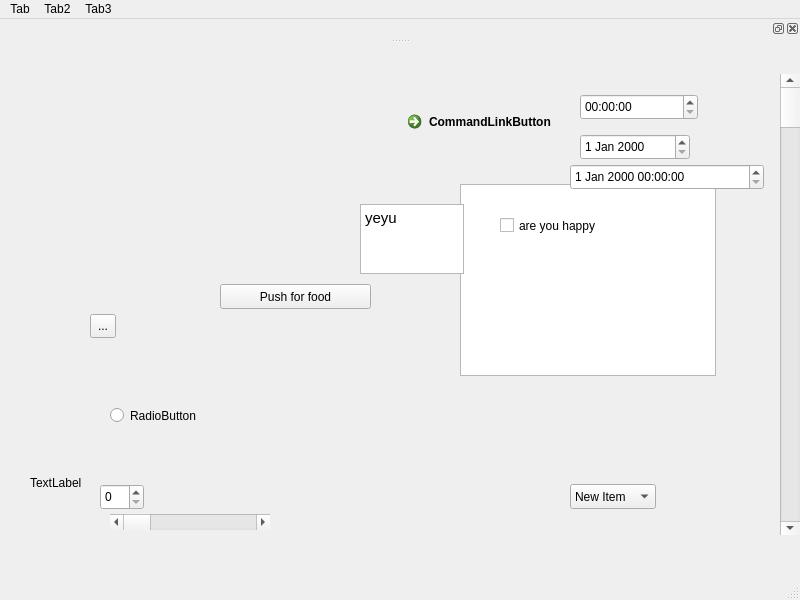
<?xml version="1.0" encoding="UTF-8"?>
<ui version="4.0">
 <class>MainWindow</class>
 <widget class="QMainWindow" name="MainWindow">
  <property name="geometry">
   <rect>
    <x>0</x>
    <y>0</y>
    <width>800</width>
    <height>600</height>
   </rect>
  </property>
  <property name="windowTitle">
   <string>MainWindow</string>
  </property>
  <widget class="QWidget" name="centralwidget">
   <widget class="QWidget" name="verticalLayoutWidget">
    <property name="geometry">
     <rect>
      <x>10</x>
      <y>20</y>
      <width>160</width>
      <height>80</height>
     </rect>
    </property>
    <layout class="QVBoxLayout" name="verticalLayout"/>
   </widget>
   <widget class="QWidget" name="horizontalLayoutWidget">
    <property name="geometry">
     <rect>
      <x>260</x>
      <y>300</y>
      <width>160</width>
      <height>80</height>
     </rect>
    </property>
    <layout class="QHBoxLayout" name="horizontalLayout"/>
   </widget>
   <widget class="QPushButton" name="pushButton">
    <property name="geometry">
     <rect>
      <x>220</x>
      <y>240</y>
      <width>151</width>
      <height>25</height>
     </rect>
    </property>
    <property name="text">
     <string>Push for food</string>
    </property>
   </widget>
   <widget class="QListView" name="listView">
    <property name="geometry">
     <rect>
      <x>460</x>
      <y>140</y>
      <width>256</width>
      <height>192</height>
     </rect>
    </property>
   </widget>
   <widget class="QCheckBox" name="checkBox">
    <property name="geometry">
     <rect>
      <x>500</x>
      <y>170</y>
      <width>171</width>
      <height>23</height>
     </rect>
    </property>
    <property name="text">
     <string>are you happy</string>
    </property>
   </widget>
   <widget class="QWidget" name="gridLayoutWidget">
    <property name="geometry">
     <rect>
      <x>50</x>
      <y>140</y>
      <width>160</width>
      <height>80</height>
     </rect>
    </property>
    <layout class="QGridLayout" name="gridLayout"/>
   </widget>
   <widget class="QSpinBox" name="spinBox">
    <property name="geometry">
     <rect>
      <x>100</x>
      <y>440</y>
      <width>44</width>
      <height>26</height>
     </rect>
    </property>
   </widget>
   <widget class="QRadioButton" name="radioButton">
    <property name="geometry">
     <rect>
      <x>110</x>
      <y>360</y>
      <width>112</width>
      <height>23</height>
     </rect>
    </property>
    <property name="text">
     <string>RadioButton</string>
    </property>
   </widget>
   <widget class="QCommandLinkButton" name="commandLinkButton">
    <property name="geometry">
     <rect>
      <x>400</x>
      <y>60</y>
      <width>177</width>
      <height>41</height>
     </rect>
    </property>
    <property name="text">
     <string>CommandLinkButton</string>
    </property>
   </widget>
   <widget class="QToolButton" name="toolButton">
    <property name="geometry">
     <rect>
      <x>90</x>
      <y>270</y>
      <width>26</width>
      <height>24</height>
     </rect>
    </property>
    <property name="text">
     <string>...</string>
    </property>
   </widget>
   <widget class="QWidget" name="widget" native="true">
    <property name="geometry">
     <rect>
      <x>290</x>
      <y>450</y>
      <width>120</width>
      <height>80</height>
     </rect>
    </property>
   </widget>
   <widget class="QComboBox" name="comboBox">
    <property name="geometry">
     <rect>
      <x>570</x>
      <y>440</y>
      <width>86</width>
      <height>25</height>
     </rect>
    </property>
    <item>
     <property name="text">
      <string>New Item</string>
     </property>
    </item>
    <item>
     <property name="text">
      <string>New Item2</string>
     </property>
    </item>
    <item>
     <property name="text">
      <string>New Item3</string>
     </property>
    </item>
   </widget>
   <widget class="QStackedWidget" name="stackedWidget">
    <property name="geometry">
     <rect>
      <x>190</x>
      <y>440</y>
      <width>120</width>
      <height>80</height>
     </rect>
    </property>
    <widget class="QWidget" name="page"/>
    <widget class="QWidget" name="page_2"/>
   </widget>
   <widget class="QTextEdit" name="textEdit">
    <property name="geometry">
     <rect>
      <x>360</x>
      <y>160</y>
      <width>104</width>
      <height>70</height>
     </rect>
    </property>
    <property name="html">
     <string>&lt;!DOCTYPE HTML PUBLIC &quot;-//W3C//DTD HTML 4.0//EN&quot; &quot;http://www.w3.org/TR/REC-html40/strict.dtd&quot;&gt;
&lt;html&gt;&lt;head&gt;&lt;meta name=&quot;qrichtext&quot; content=&quot;1&quot; /&gt;&lt;meta charset=&quot;utf-8&quot; /&gt;&lt;style type=&quot;text/css&quot;&gt;
p, li { white-space: pre-wrap; }
hr { height: 1px; border-width: 0; }
&lt;/style&gt;&lt;/head&gt;&lt;body style=&quot; font-family:'Ubuntu'; font-size:11pt; font-weight:400; font-style:normal;&quot;&gt;
&lt;p style=&quot; margin-top:0px; margin-bottom:0px; margin-left:0px; margin-right:0px; -qt-block-indent:0; text-indent:0px;&quot;&gt;yeyu&lt;/p&gt;
&lt;p style=&quot;-qt-paragraph-type:empty; margin-top:0px; margin-bottom:0px; margin-left:0px; margin-right:0px; -qt-block-indent:0; text-indent:0px;&quot;&gt;&lt;br /&gt;&lt;/p&gt;&lt;/body&gt;&lt;/html&gt;</string>
    </property>
   </widget>
   <widget class="QTimeEdit" name="timeEdit">
    <property name="geometry">
     <rect>
      <x>580</x>
      <y>50</y>
      <width>118</width>
      <height>26</height>
     </rect>
    </property>
   </widget>
   <widget class="QDateEdit" name="dateEdit">
    <property name="geometry">
     <rect>
      <x>580</x>
      <y>90</y>
      <width>110</width>
      <height>26</height>
     </rect>
    </property>
   </widget>
   <widget class="QDateTimeEdit" name="dateTimeEdit">
    <property name="geometry">
     <rect>
      <x>570</x>
      <y>120</y>
      <width>194</width>
      <height>26</height>
     </rect>
    </property>
   </widget>
   <widget class="QScrollBar" name="horizontalScrollBar">
    <property name="geometry">
     <rect>
      <x>110</x>
      <y>470</y>
      <width>160</width>
      <height>16</height>
     </rect>
    </property>
    <property name="orientation">
     <enum>Qt::Horizontal</enum>
    </property>
   </widget>
   <widget class="QScrollBar" name="verticalScrollBar">
    <property name="geometry">
     <rect>
      <x>780</x>
      <y>30</y>
      <width>20</width>
      <height>461</height>
     </rect>
    </property>
    <property name="orientation">
     <enum>Qt::Vertical</enum>
    </property>
   </widget>
   <widget class="QLabel" name="label">
    <property name="geometry">
     <rect>
      <x>30</x>
      <y>430</y>
      <width>67</width>
      <height>17</height>
     </rect>
    </property>
    <property name="text">
     <string>TextLabel</string>
    </property>
   </widget>
  </widget>
  <widget class="QMenuBar" name="menubar">
   <property name="geometry">
    <rect>
     <x>0</x>
     <y>0</y>
     <width>800</width>
     <height>22</height>
    </rect>
   </property>
   <widget class="QMenu" name="menuTab">
    <property name="title">
     <string>Tab</string>
    </property>
   </widget>
   <widget class="QMenu" name="menuTab2">
    <property name="title">
     <string>Tab2</string>
    </property>
   </widget>
   <widget class="QMenu" name="menuTab3">
    <property name="title">
     <string>Tab3</string>
    </property>
   </widget>
   <addaction name="menuTab"/>
   <addaction name="menuTab2"/>
   <addaction name="menuTab3"/>
  </widget>
  <widget class="QStatusBar" name="statusbar"/>
  <widget class="QDockWidget" name="dockWidget">
   <attribute name="dockWidgetArea">
    <number>4</number>
   </attribute>
   <widget class="QWidget" name="dockWidgetContents"/>
  </widget>
 </widget>
 <resources/>
 <connections/>
</ui>
